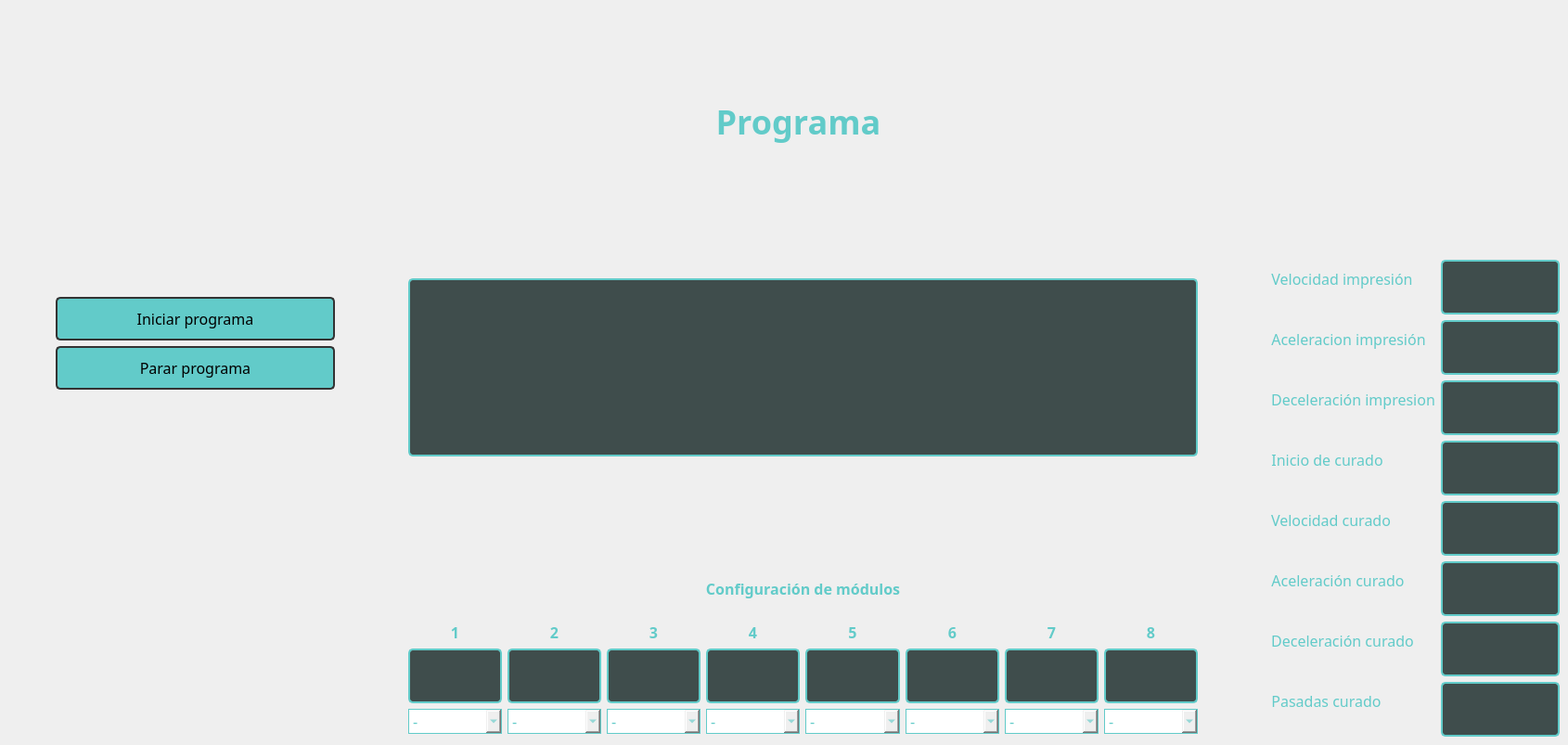
    <widget class="QWidget" name="programa">
     <widget class="QLabel" name="label_10">
      <property name="geometry">
       <rect>
        <x>750</x>
        <y>100</y>
        <width>221</width>
        <height>61</height>
       </rect>
      </property>
      <property name="styleSheet">
       <string notr="true">color: #62CBC9;
font-size: 36px;
font-weight: bold;
font-family: nunito;
text-align: center;</string>
      </property>
      <property name="text">
       <string>Programa</string>
      </property>
      <property name="alignment">
       <set>Qt::AlignmentFlag::AlignCenter</set>
      </property>
     </widget>
     <widget class="QWidget" name="formLayoutWidget_2">
      <property name="geometry">
       <rect>
        <x>1370</x>
        <y>280</y>
        <width>311</width>
        <height>514</height>
       </rect>
      </property>
      <layout class="QFormLayout" name="formLayout_2">
       <item row="0" column="0">
        <widget class="QLabel" name="label_11">
         <property name="styleSheet">
          <string notr="true">color: #62CBC9;
	font-size: 16px;
	font-family: nunito;</string>
         </property>
         <property name="text">
          <string>Velocidad impresión</string>
         </property>
         <property name="alignment">
          <set>Qt::AlignmentFlag::AlignCenter</set>
         </property>
        </widget>
       </item>
       <item row="0" column="1">
        <widget class="QLineEdit" name="pg_prog_vel_impresion">
         <property name="styleSheet">
          <string notr="true">  background-color: #3F4D4C;
color: #62CBC9;
    border: 2px solid #62CBC9;
    border-radius: 5px;
    padding: 10px;
	font-size: 24px;
	font-family: nunito;</string>
         </property>
        </widget>
       </item>
       <item row="1" column="0">
        <widget class="QLabel" name="label_12">
         <property name="styleSheet">
          <string notr="true">color: #62CBC9;
	font-size: 16px;
	font-family: nunito;</string>
         </property>
         <property name="text">
          <string>Aceleracion impresión</string>
         </property>
         <property name="alignment">
          <set>Qt::AlignmentFlag::AlignCenter</set>
         </property>
        </widget>
       </item>
       <item row="1" column="1">
        <widget class="QLineEdit" name="pg_prog_acel_impresion">
         <property name="styleSheet">
          <string notr="true">  background-color: #3F4D4C;
color: #62CBC9;
    border: 2px solid #62CBC9;
    border-radius: 5px;
    padding: 10px;
	font-size: 24px;
	font-family: nunito;</string>
         </property>
        </widget>
       </item>
       <item row="2" column="0">
        <widget class="QLabel" name="label_14">
         <property name="styleSheet">
          <string notr="true">color: #62CBC9;
	font-size: 16px;
	font-family: nunito;</string>
         </property>
         <property name="text">
          <string>Deceleración impresion</string>
         </property>
         <property name="alignment">
          <set>Qt::AlignmentFlag::AlignCenter</set>
         </property>
        </widget>
       </item>
       <item row="2" column="1">
        <widget class="QLineEdit" name="pg_prog_decel_impresion">
         <property name="styleSheet">
          <string notr="true">  background-color: #3F4D4C;
color: #62CBC9;
    border: 2px solid #62CBC9;
    border-radius: 5px;
    padding: 10px;
	font-size: 24px;
	font-family: nunito;</string>
         </property>
        </widget>
       </item>
       <item row="4" column="0">
        <widget class="QLabel" name="label_13">
         <property name="styleSheet">
          <string notr="true">color: #62CBC9;
	font-size: 16px;
	font-family: nunito;</string>
         </property>
         <property name="text">
          <string>Velocidad curado</string>
         </property>
         <property name="alignment">
          <set>Qt::AlignmentFlag::AlignCenter</set>
         </property>
        </widget>
       </item>
       <item row="4" column="1">
        <widget class="QLineEdit" name="pg_prog_vel_curado">
         <property name="styleSheet">
          <string notr="true">  background-color: #3F4D4C;
color: #62CBC9;
    border: 2px solid #62CBC9;
    border-radius: 5px;
    padding: 10px;
	font-size: 24px;
	font-family: nunito;</string>
         </property>
        </widget>
       </item>
       <item row="5" column="0">
        <widget class="QLabel" name="label_16">
         <property name="styleSheet">
          <string notr="true">color: #62CBC9;
	font-size: 16px;
	font-family: nunito;</string>
         </property>
         <property name="text">
          <string>Aceleración curado</string>
         </property>
         <property name="alignment">
          <set>Qt::AlignmentFlag::AlignCenter</set>
         </property>
        </widget>
       </item>
       <item row="5" column="1">
        <widget class="QLineEdit" name="pg_prog_acel_curado">
         <property name="styleSheet">
          <string notr="true">  background-color: #3F4D4C;
color: #62CBC9;
    border: 2px solid #62CBC9;
    border-radius: 5px;
    padding: 10px;
	font-size: 24px;
	font-family: nunito;</string>
         </property>
        </widget>
       </item>
       <item row="6" column="0">
        <widget class="QLabel" name="label_15">
         <property name="styleSheet">
          <string notr="true">color: #62CBC9;
	font-size: 16px;
	font-family: nunito;</string>
         </property>
         <property name="text">
          <string>Deceleración curado</string>
         </property>
         <property name="alignment">
          <set>Qt::AlignmentFlag::AlignCenter</set>
         </property>
        </widget>
       </item>
       <item row="6" column="1">
        <widget class="QLineEdit" name="pg_prog_decel_curado">
         <property name="styleSheet">
          <string notr="true">  background-color: #3F4D4C;
color: #62CBC9;
    border: 2px solid #62CBC9;
    border-radius: 5px;
    padding: 10px;
	font-size: 24px;
	font-family: nunito;</string>
         </property>
        </widget>
       </item>
       <item row="8" column="0">
        <widget class="QLabel" name="label_22">
         <property name="styleSheet">
          <string notr="true">color: #62CBC9;
	font-size: 16px;
	font-family: nunito;</string>
         </property>
         <property name="text">
          <string>Pasadas curado</string>
         </property>
         <property name="alignment">
          <set>Qt::AlignmentFlag::AlignCenter</set>
         </property>
        </widget>
       </item>
       <item row="8" column="1">
        <widget class="QLineEdit" name="pg_prog_cant_pasadas_curado">
         <property name="styleSheet">
          <string notr="true">  background-color: #3F4D4C;
color: #62CBC9;
    border: 2px solid #62CBC9;
    border-radius: 5px;
    padding: 10px;
	font-size: 24px;
	font-family: nunito;</string>
         </property>
        </widget>
       </item>
       <item row="3" column="0">
        <widget class="QLabel" name="label_27">
         <property name="styleSheet">
          <string notr="true">color: #62CBC9;
	font-size: 16px;
	font-family: nunito;</string>
         </property>
         <property name="text">
          <string>Inicio de curado</string>
         </property>
         <property name="alignment">
          <set>Qt::AlignmentFlag::AlignCenter</set>
         </property>
        </widget>
       </item>
       <item row="3" column="1">
        <widget class="QLineEdit" name="pg_prog_inicio_curado">
         <property name="styleSheet">
          <string notr="true">  background-color: #3F4D4C;
color: #62CBC9;
    border: 2px solid #62CBC9;
    border-radius: 5px;
    padding: 10px;
	font-size: 24px;
	font-family: nunito;</string>
         </property>
        </widget>
       </item>
      </layout>
     </widget>
     <widget class="QWidget" name="verticalLayoutWidget_3">
      <property name="geometry">
       <rect>
        <x>60</x>
        <y>320</y>
        <width>301</width>
        <height>100</height>
       </rect>
      </property>
      <layout class="QVBoxLayout" name="verticalLayout_3">
       <item>
        <widget class="QPushButton" name="bt_pg_prog_start">
         <property name="styleSheet">
          <string notr="true">QPushButton {
    background-color: #62CBC9;
    border: 2px solid #333333;
    border-radius: 5px;
    padding: 10px;
	font-size: 16px;
	font-family: nunito;
}
QPushButton:hover {
    background-color: rgb(170, 255, 255);
}
QPushButton:pressed {
    background-color: rgb(206, 255, 252);
}</string>
         </property>
         <property name="text">
          <string>Iniciar programa</string>
         </property>
        </widget>
       </item>
       <item>
        <widget class="QPushButton" name="bt_pg_prog_stop">
         <property name="styleSheet">
          <string notr="true">QPushButton {
    background-color: #62CBC9;
    border: 2px solid #333333;
    border-radius: 5px;
    padding: 10px;
	font-size: 16px;
	font-family: nunito;
}
QPushButton:hover {
    background-color: rgb(170, 255, 255);
}
QPushButton:pressed {
    background-color: rgb(206, 255, 252);
}</string>
         </property>
         <property name="text">
          <string>Parar programa</string>
         </property>
        </widget>
       </item>
      </layout>
     </widget>
     <widget class="QWidget" name="gridLayoutWidget_2">
      <property name="geometry">
       <rect>
        <x>440</x>
        <y>670</y>
        <width>851</width>
        <height>121</height>
       </rect>
      </property>
      <layout class="QGridLayout" name="gridLayout_2">
       <item row="1" column="7">
        <widget class="QLineEdit" name="M8D">
         <property name="styleSheet">
          <string notr="true">  background-color: #3F4D4C;
color: #62CBC9;
    border: 2px solid #62CBC9;
    border-radius: 5px;
    padding: 10px;
	font-size: 24px;
	font-family: nunito;</string>
         </property>
        </widget>
       </item>
       <item row="1" column="4">
        <widget class="QLineEdit" name="M5D">
         <property name="styleSheet">
          <string notr="true">  background-color: #3F4D4C;
color: #62CBC9;
    border: 2px solid #62CBC9;
    border-radius: 5px;
    padding: 10px;
	font-size: 24px;
	font-family: nunito;</string>
         </property>
        </widget>
       </item>
       <item row="1" column="5">
        <widget class="QLineEdit" name="M6D">
         <property name="styleSheet">
          <string notr="true">  background-color: #3F4D4C;
color: #62CBC9;
    border: 2px solid #62CBC9;
    border-radius: 5px;
    padding: 10px;
	font-size: 24px;
	font-family: nunito;</string>
         </property>
        </widget>
       </item>
       <item row="1" column="6">
        <widget class="QLineEdit" name="M7D">
         <property name="styleSheet">
          <string notr="true">  background-color: #3F4D4C;
color: #62CBC9;
    border: 2px solid #62CBC9;
    border-radius: 5px;
    padding: 10px;
	font-size: 24px;
	font-family: nunito;</string>
         </property>
        </widget>
       </item>
       <item row="1" column="0">
        <widget class="QLineEdit" name="M1D">
         <property name="styleSheet">
          <string notr="true">  background-color: #3F4D4C;
  color: #62CBC9;
    border: 2px solid #62CBC9;
    border-radius: 5px;
    padding: 10px;
	font-size: 24px;
	font-family: nunito;</string>
         </property>
        </widget>
       </item>
       <item row="1" column="3">
        <widget class="QLineEdit" name="M4D">
         <property name="styleSheet">
          <string notr="true">  background-color: #3F4D4C;
color: #62CBC9;
    border: 2px solid #62CBC9;
    border-radius: 5px;
    padding: 10px;
	font-size: 24px;
	font-family: nunito;</string>
         </property>
        </widget>
       </item>
       <item row="1" column="1">
        <widget class="QLineEdit" name="M2D">
         <property name="styleSheet">
          <string notr="true">  background-color: #3F4D4C;
color: #62CBC9;
    border: 2px solid #62CBC9;
    border-radius: 5px;
    padding: 10px;
	font-size: 24px;
	font-family: nunito;</string>
         </property>
        </widget>
       </item>
       <item row="1" column="2">
        <widget class="QLineEdit" name="M3D">
         <property name="styleSheet">
          <string notr="true">  background-color: #3F4D4C;
color: #62CBC9;
    border: 2px solid #62CBC9;
    border-radius: 5px;
    padding: 10px;
	font-size: 24px;
	font-family: nunito;</string>
         </property>
        </widget>
       </item>
       <item row="2" column="0">
        <widget class="QComboBox" name="modulo1">
         <property name="styleSheet">
          <string notr="true"> border: 1px solid #62CBC9;
color: #62CBC9;
font-size: 16px;
font-family: nunito;
</string>
         </property>
         <item>
          <property name="text">
           <string>-</string>
          </property>
         </item>
         <item>
          <property name="text">
           <string>PMB-C8</string>
          </property>
         </item>
         <item>
          <property name="text">
           <string>PMB-C2</string>
          </property>
         </item>
         <item>
          <property name="text">
           <string>APMB4</string>
          </property>
         </item>
         <item>
          <property name="text">
           <string>SM-200</string>
          </property>
         </item>
         <item>
          <property name="text">
           <string>NIR</string>
          </property>
         </item>
         <item>
          <property name="text">
           <string>Air dryver</string>
          </property>
         </item>
        </widget>
       </item>
       <item row="2" column="1">
        <widget class="QComboBox" name="modulo2">
         <property name="styleSheet">
          <string notr="true"> border: 1px solid #62CBC9;
color: #62CBC9;
font-size: 16px;
font-family: nunito;
</string>
         </property>
         <item>
          <property name="text">
           <string>-</string>
          </property>
         </item>
         <item>
          <property name="text">
           <string>PMB-C8</string>
          </property>
         </item>
         <item>
          <property name="text">
           <string>PMB-C2</string>
          </property>
         </item>
         <item>
          <property name="text">
           <string>APMB4</string>
          </property>
         </item>
         <item>
          <property name="text">
           <string>SM-200</string>
          </property>
         </item>
         <item>
          <property name="text">
           <string>NIR</string>
          </property>
         </item>
         <item>
          <property name="text">
           <string>Air dryver</string>
          </property>
         </item>
        </widget>
       </item>
       <item row="2" column="2">
        <widget class="QComboBox" name="modulo3">
         <property name="styleSheet">
          <string notr="true"> border: 1px solid #62CBC9;
color: #62CBC9;
font-size: 16px;
font-family: nunito;
</string>
         </property>
         <item>
          <property name="text">
           <string>-</string>
          </property>
         </item>
         <item>
          <property name="text">
           <string>PMB-C8</string>
          </property>
         </item>
         <item>
          <property name="text">
           <string>PMB-C2</string>
          </property>
         </item>
         <item>
          <property name="text">
           <string>APMB4</string>
          </property>
         </item>
         <item>
          <property name="text">
           <string>SM-200</string>
          </property>
         </item>
         <item>
          <property name="text">
           <string>NIR</string>
          </property>
         </item>
         <item>
          <property name="text">
           <string>Air dryver</string>
          </property>
         </item>
        </widget>
       </item>
       <item row="2" column="3">
        <widget class="QComboBox" name="modulo4">
         <property name="styleSheet">
          <string notr="true"> border: 1px solid #62CBC9;
color: #62CBC9;
font-size: 16px;
font-family: nunito;
</string>
         </property>
         <item>
          <property name="text">
           <string>-</string>
          </property>
         </item>
         <item>
          <property name="text">
           <string>PMB-C8</string>
          </property>
         </item>
         <item>
          <property name="text">
           <string>PMB-C2</string>
          </property>
         </item>
         <item>
          <property name="text">
           <string>APMB4</string>
          </property>
         </item>
         <item>
          <property name="text">
           <string>SM-200</string>
          </property>
         </item>
         <item>
          <property name="text">
           <string>NIR</string>
          </property>
         </item>
         <item>
          <property name="text">
           <string>Air dryver</string>
          </property>
         </item>
        </widget>
       </item>
       <item row="2" column="4">
        <widget class="QComboBox" name="modulo5">
         <property name="styleSheet">
          <string notr="true"> border: 1px solid #62CBC9;
color: #62CBC9;
font-size: 16px;
font-family: nunito;
</string>
         </property>
         <item>
          <property name="text">
           <string>-</string>
          </property>
         </item>
         <item>
          <property name="text">
           <string>PMB-C8</string>
          </property>
         </item>
         <item>
          <property name="text">
           <string>PMB-C2</string>
          </property>
         </item>
         <item>
          <property name="text">
           <string>APMB4</string>
          </property>
         </item>
         <item>
          <property name="text">
           <string>SM-200</string>
          </property>
         </item>
         <item>
          <property name="text">
           <string>NIR</string>
          </property>
         </item>
         <item>
          <property name="text">
           <string>Air dryver</string>
          </property>
         </item>
        </widget>
       </item>
       <item row="2" column="5">
        <widget class="QComboBox" name="modulo6">
         <property name="styleSheet">
          <string notr="true"> border: 1px solid #62CBC9;
color: #62CBC9;
font-size: 16px;
font-family: nunito;
</string>
         </property>
         <item>
          <property name="text">
           <string>-</string>
          </property>
         </item>
         <item>
          <property name="text">
           <string>PMB-C8</string>
          </property>
         </item>
         <item>
          <property name="text">
           <string>PMB-C2</string>
          </property>
         </item>
         <item>
          <property name="text">
           <string>APMB4</string>
          </property>
         </item>
         <item>
          <property name="text">
           <string>SM-200</string>
          </property>
         </item>
         <item>
          <property name="text">
           <string>NIR</string>
          </property>
         </item>
         <item>
          <property name="text">
           <string>Air dryver</string>
          </property>
         </item>
        </widget>
       </item>
       <item row="2" column="6">
        <widget class="QComboBox" name="modulo7">
         <property name="styleSheet">
          <string notr="true"> border: 1px solid #62CBC9;
color: #62CBC9;
font-size: 16px;
font-family: nunito;
</string>
         </property>
         <item>
          <property name="text">
           <string>-</string>
          </property>
         </item>
         <item>
          <property name="text">
           <string>PMB-C8</string>
          </property>
         </item>
         <item>
          <property name="text">
           <string>PMB-C2</string>
          </property>
         </item>
         <item>
          <property name="text">
           <string>APMB4</string>
          </property>
         </item>
         <item>
          <property name="text">
           <string>SM-200</string>
          </property>
         </item>
         <item>
          <property name="text">
           <string>NIR</string>
          </property>
         </item>
         <item>
          <property name="text">
           <string>Air dryver</string>
          </property>
         </item>
        </widget>
       </item>
       <item row="2" column="7">
        <widget class="QComboBox" name="modulo8">
         <property name="styleSheet">
          <string notr="true"> border: 1px solid #62CBC9;
color: #62CBC9;
font-size: 16px;
font-family: nunito;
</string>
         </property>
         <item>
          <property name="text">
           <string>-</string>
          </property>
         </item>
         <item>
          <property name="text">
           <string>PMB-C8</string>
          </property>
         </item>
         <item>
          <property name="text">
           <string>PMB-C2</string>
          </property>
         </item>
         <item>
          <property name="text">
           <string>APMB4</string>
          </property>
         </item>
         <item>
          <property name="text">
           <string>SM-200</string>
          </property>
         </item>
         <item>
          <property name="text">
           <string>NIR</string>
          </property>
         </item>
         <item>
          <property name="text">
           <string>Air dryver</string>
          </property>
         </item>
        </widget>
       </item>
       <item row="0" column="0">
        <widget class="QLabel" name="label_17">
         <property name="styleSheet">
          <string notr="true">color: #62CBC9;
font-size: 16px;
font-family: nunito;
font-weight: bold;</string>
         </property>
         <property name="text">
          <string>1</string>
         </property>
         <property name="alignment">
          <set>Qt::AlignmentFlag::AlignCenter</set>
         </property>
        </widget>
       </item>
       <item row="0" column="1">
        <widget class="QLabel" name="label_18">
         <property name="styleSheet">
          <string notr="true">color: #62CBC9;
font-size: 16px;
font-family: nunito;
font-weight: bold;</string>
         </property>
         <property name="text">
          <string>2</string>
         </property>
         <property name="alignment">
          <set>Qt::AlignmentFlag::AlignCenter</set>
         </property>
        </widget>
       </item>
       <item row="0" column="2">
        <widget class="QLabel" name="label_19">
         <property name="styleSheet">
          <string notr="true">color: #62CBC9;
font-size: 16px;
font-family: nunito;
font-weight: bold;</string>
         </property>
         <property name="text">
          <string>3</string>
         </property>
         <property name="alignment">
          <set>Qt::AlignmentFlag::AlignCenter</set>
         </property>
        </widget>
       </item>
       <item row="0" column="3">
        <widget class="QLabel" name="label_20">
         <property name="styleSheet">
          <string notr="true">color: #62CBC9;
font-size: 16px;
font-family: nunito;
font-weight: bold;</string>
         </property>
         <property name="text">
          <string>4</string>
         </property>
         <property name="alignment">
          <set>Qt::AlignmentFlag::AlignCenter</set>
         </property>
        </widget>
       </item>
       <item row="0" column="4">
        <widget class="QLabel" name="label_21">
         <property name="styleSheet">
          <string notr="true">color: #62CBC9;
font-size: 16px;
font-family: nunito;
font-weight: bold;</string>
         </property>
         <property name="text">
          <string>5</string>
         </property>
         <property name="alignment">
          <set>Qt::AlignmentFlag::AlignCenter</set>
         </property>
        </widget>
       </item>
       <item row="0" column="5">
        <widget class="QLabel" name="label_23">
         <property name="styleSheet">
          <string notr="true">color: #62CBC9;
font-size: 16px;
font-family: nunito;
font-weight: bold;</string>
         </property>
         <property name="text">
          <string>6</string>
         </property>
         <property name="alignment">
          <set>Qt::AlignmentFlag::AlignCenter</set>
         </property>
        </widget>
       </item>
       <item row="0" column="6">
        <widget class="QLabel" name="label_24">
         <property name="styleSheet">
          <string notr="true">color: #62CBC9;
font-size: 16px;
font-family: nunito;
font-weight: bold;</string>
         </property>
         <property name="text">
          <string>7</string>
         </property>
         <property name="alignment">
          <set>Qt::AlignmentFlag::AlignCenter</set>
         </property>
        </widget>
       </item>
       <item row="0" column="7">
        <widget class="QLabel" name="label_25">
         <property name="styleSheet">
          <string notr="true">color: #62CBC9;
font-size: 16px;
font-family: nunito;
font-weight: bold;</string>
         </property>
         <property name="text">
          <string>8</string>
         </property>
         <property name="alignment">
          <set>Qt::AlignmentFlag::AlignCenter</set>
         </property>
        </widget>
       </item>
      </layout>
     </widget>
     <widget class="QLabel" name="label_26">
      <property name="geometry">
       <rect>
        <x>750</x>
        <y>620</y>
        <width>231</width>
        <height>29</height>
       </rect>
      </property>
      <property name="styleSheet">
       <string notr="true">color: #62CBC9;
font-size: 16px;
font-family: nunito;
font-weight: bold;</string>
      </property>
      <property name="text">
       <string>Configuración de módulos</string>
      </property>
      <property name="alignment">
       <set>Qt::AlignmentFlag::AlignCenter</set>
      </property>
     </widget>
     <widget class="QGraphicsView" name="pg_vista">
      <property name="geometry">
       <rect>
        <x>440</x>
        <y>300</y>
        <width>851</width>
        <height>192</height>
       </rect>
      </property>
      <property name="styleSheet">
       <string notr="true">QGraphicsView {
    background-color: #3F4D4C;
    border: 2px solid #62CBC9;
    border-radius: 5px;
}</string>
      </property>
     </widget>
    </widget>
